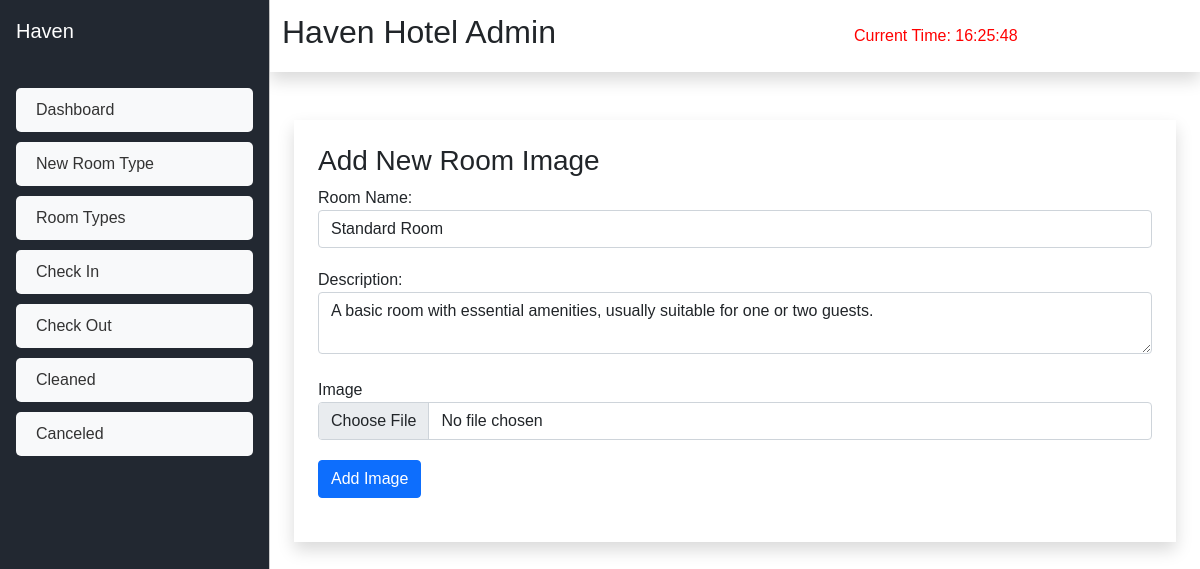
Page /admin/add-image.php?id=1 on the committed database.
### tables this page shows
CREATE TABLE `room_type` (
  `id` int(11) NOT NULL,
  `room_type` varchar(255) NOT NULL,
  `description` varchar(255) NOT NULL,
  `bed` int(11) NOT NULL,
  `bathroom` int(11) NOT NULL,
  `floor` int(11) NOT NULL,
  `price` double NOT NULL,
  `capacity_adult` int(11) NOT NULL,
  `capacity_children` int(11) NOT NULL,
  `max_capacity` int(11) NOT NULL,
  `rating` int(11) NOT NULL,
  `image` varchar(255) NOT NULL
);

### admin/add-image.php (the view, shortened to what this page needs)
<?php
    require_once('../db/dbConnection.php');
    $room_type_id = $_GET['id'];
    $sql = "SELECT id, room_type, description FROM room_type WHERE id = $room_type_id";
    $query = $conn->query($sql);
    $room_type = $query->fetch_assoc();
 ?>
 <!DOCTYPE html>
 <html lang="en">
 <head>
    <link href="https://cdn.jsdelivr.net/npm/bootstrap@5.0.2/dist/css/bootstrap.min.css" rel="stylesheet">
    <link href="https://cdnjs.cloudflare.com/ajax/libs/font-awesome/5.10.0/css/all.min.css" rel="stylesheet">
</head>
 <body>
    <?php include('sidebar.php'); ?>
    <div class="main-container mt-4">
        <div class="container p-4">
            <form action="../backend/add-image.php" method="POST" enctype="multipart/form-data" class="bg-white shadow p-4">
                <h3>Add New Room Image</h3>
                <label for="">Room Name:</label>
                <input type="text" style="background-color: white;" name="room-name" value="<?php echo $room_type['room_type'] ?>" placeholder="Room Name" class="form-control" readonly>
                <label for="">Description:</label>
                <textarea name="" id="" style="background-color: white;" class="form-control mb-4" readonly><?php echo $room_type['description'] ?> </textarea>
                <label for="">Image</label>
                <input type="file" name="image" id="" class="form-control" required>
                <input type="submit" name="add-btn" value="Add Image" class="btn btn-primary">
            </form>
        </div>
    </div>
 </body>
 </html>

### admin/add-image.php (style rules this page uses)
form input { margin-bottom: 20px !important; }

### admin/sidebar.php (style rules this page uses)
@media (min-width: 992px) { .main-container { margin-left: 270px !important; height: fit-content; } }

### admin/hour.php (style rules this page uses)
body { font-family: Arial, sans-serif; text-align: start; }

### rows in the picture
room_type: room-name "Standard Room", description "A basic room with essential amenities, usually suitable for one or two guests."
